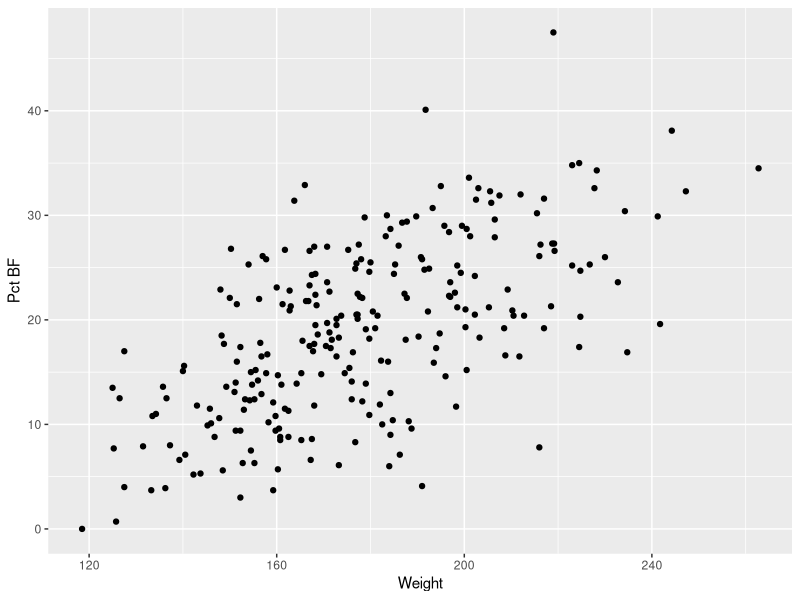
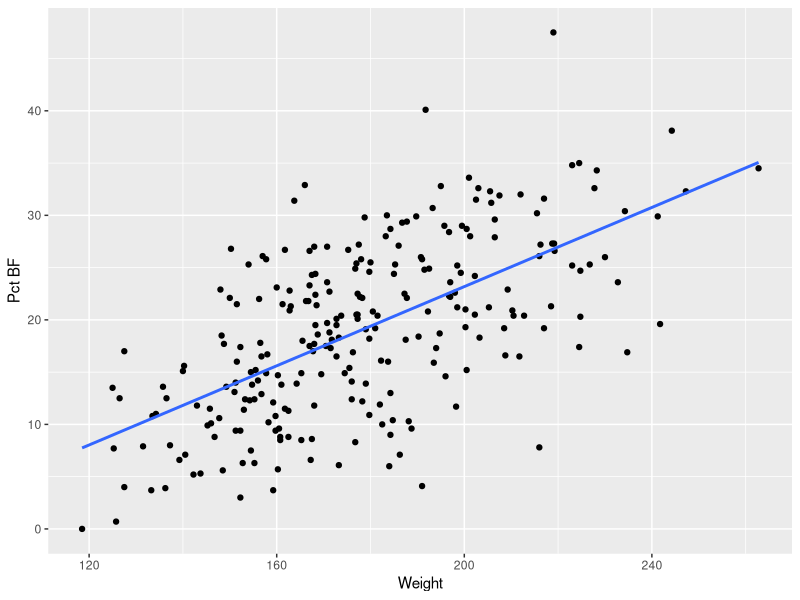

The R source for these figures, in order:
# The situation is much simpler with regression exercises, because the example
# datasets are all actual datasets, and not a summary (as was sometimes the case
# with the chi-square goodness of fit chapter.)

# Here's how to to the basic analysis of some variables in the body fat dataset.
# 
# I did some poking around and apparently the dataset is an old classic. A 
# complete description of it is here:
# 
# http://lib.stat.cmu.edu/datasets/bodyfat
# 
# tl;dr Weight is in pounds, Height and waist are in inches, other body parts
# are circumferences in centimetres.


# The tidyverse packages contain most of the tools you'll need.

library(tidyverse)

# Load the data
bodyfat <- read_csv("Chapter_24/Body_fat.csv")

# Scatterplots

bodyfat %>%    # the RStudio keyboard shortcut for this symbol is ctrl + shift + m
  ggplot(aes(x=Weight, y=`Pct BF`)) + 
  geom_point()
  
# To make any other scatterplots just change the variable names.

# Scatterplots with regression line. 

bodyfat %>%    
  ggplot(aes(x=Weight, y=`Pct BF`)) + 
  geom_point() + 
  geom_smooth(method = "lm", se = FALSE) 

# Try without se=FALSE. Also try without method="lm". It produces a smooth curve
# with "error bars", which is cool but not simple regression.

# Estimating the model parameters.

# This uses an R function called "lm" (which stands for "linear model"). There
# is something in R called a "formula", which is where you have your output
# variable on the left and the input variable(s) on the right with a ~ in the
# middle.

# Here is one way to get the estimates. As usual, it's best to save the results
# and then look at them directly.

bf_wt_lm <- lm(`Pct BF` ~ Weight, data = bodyfat)
bf_wt_lm

# To see more details (which we will need to do soon) use the following. Right now all we know about are the numbers in the "Estimate" column. 

summary(bf_wt_lm)

# OPTIONAL BUT EFFECTIVE AND RECOMMENDED
# 
# Another way to type the command to get the regression analysis. This takes 
# advantage of RStudio's ability to suggest variable names, which saves typing 
# and prevents errors. I always do things this way.
# 
# What you do is type the dataset name followed by the "pipe" symbol %>% using
# the ctrl + shift + m shortcut, and wherever you put a single period '.'
# (without quotes) R understands you to mean "put the dataset name here".

bodyfat %>% 
  lm(`Pct BF` ~ Weight, data = .)

# Here's how to save the results when you use this method.

bf_wt_lm <- bodyfat %>% 
  lm(`Pct BF` ~ Weight, data = .)
